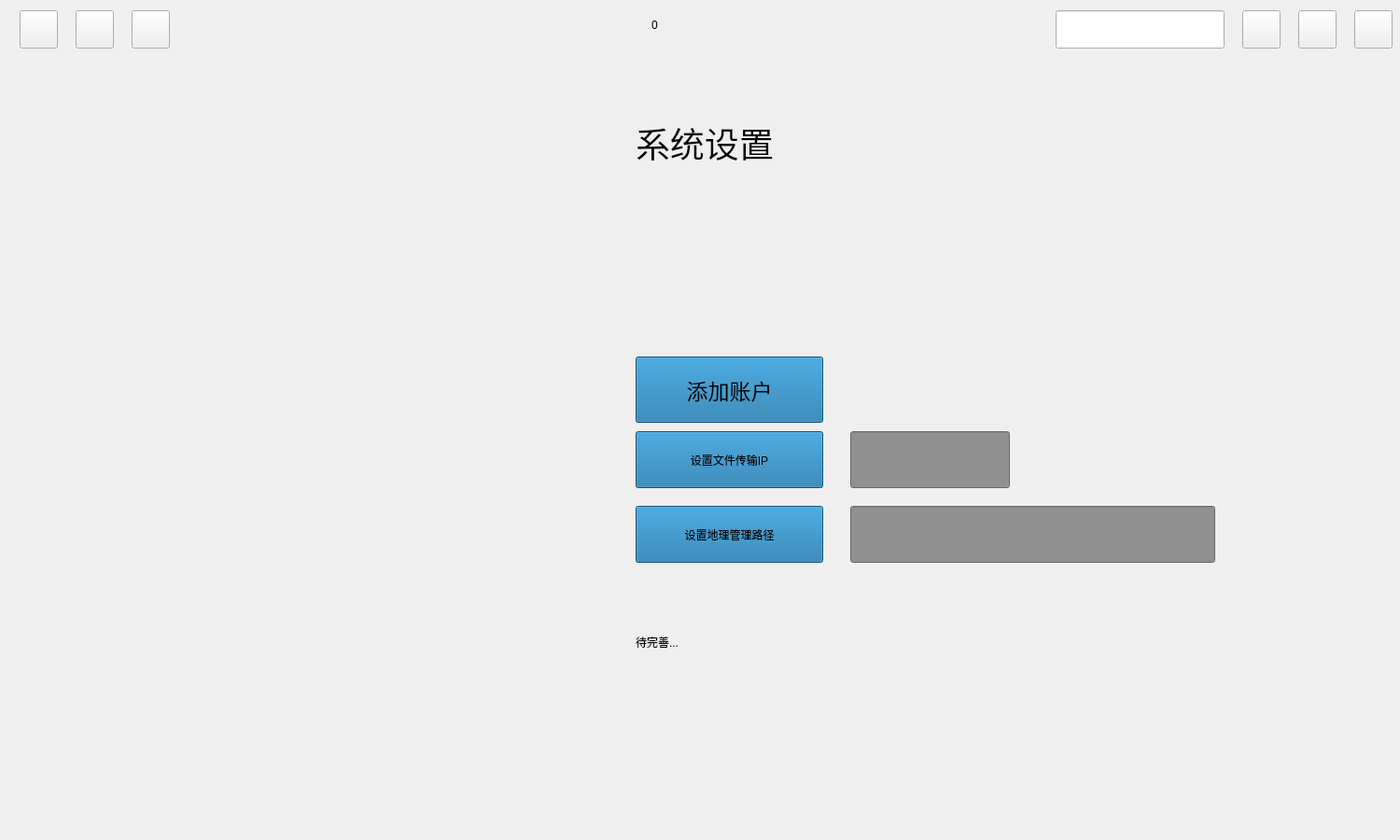
<?xml version="1.0" encoding="UTF-8"?>
<ui version="4.0">
 <class>UIDemo18</class>
 <widget class="QWidget" name="UIDemo18">
  <property name="geometry">
   <rect>
    <x>0</x>
    <y>0</y>
    <width>1500</width>
    <height>900</height>
   </rect>
  </property>
  <property name="sizePolicy">
   <sizepolicy hsizetype="Fixed" vsizetype="Fixed">
    <horstretch>0</horstretch>
    <verstretch>0</verstretch>
   </sizepolicy>
  </property>
  <property name="minimumSize">
   <size>
    <width>1500</width>
    <height>900</height>
   </size>
  </property>
  <property name="maximumSize">
   <size>
    <width>1500</width>
    <height>900</height>
   </size>
  </property>
  <property name="windowTitle">
   <string>Form</string>
  </property>
  <property name="windowIcon">
   <iconset resource="main.qrc">
    <normaloff>:/image/花.png</normaloff>:/image/花.png</iconset>
  </property>
  <layout class="QGridLayout" name="gridLayout_2">
   <item row="0" column="0">
    <widget class="QWidget" name="widgetMain" native="true">
     <property name="sizePolicy">
      <sizepolicy hsizetype="Fixed" vsizetype="Fixed">
       <horstretch>0</horstretch>
       <verstretch>0</verstretch>
      </sizepolicy>
     </property>
     <property name="minimumSize">
      <size>
       <width>1500</width>
       <height>900</height>
      </size>
     </property>
     <property name="maximumSize">
      <size>
       <width>1500</width>
       <height>900</height>
      </size>
     </property>
     <widget class="QWidget" name="widgetTop" native="true">
      <property name="geometry">
       <rect>
        <x>0</x>
        <y>0</y>
        <width>1500</width>
        <height>41</height>
       </rect>
      </property>
      <property name="sizePolicy">
       <sizepolicy hsizetype="Preferred" vsizetype="Fixed">
        <horstretch>0</horstretch>
        <verstretch>0</verstretch>
       </sizepolicy>
      </property>
      <property name="maximumSize">
       <size>
        <width>16777215</width>
        <height>45</height>
       </size>
      </property>
      <widget class="QPushButton" name="btnReturn">
       <property name="geometry">
        <rect>
         <x>10</x>
         <y>0</y>
         <width>41</width>
         <height>41</height>
        </rect>
       </property>
       <property name="sizePolicy">
        <sizepolicy hsizetype="Minimum" vsizetype="Expanding">
         <horstretch>0</horstretch>
         <verstretch>0</verstretch>
        </sizepolicy>
       </property>
       <property name="text">
        <string/>
       </property>
      </widget>
      <widget class="QPushButton" name="rili">
       <property name="geometry">
        <rect>
         <x>70</x>
         <y>0</y>
         <width>41</width>
         <height>41</height>
        </rect>
       </property>
       <property name="sizePolicy">
        <sizepolicy hsizetype="Minimum" vsizetype="Expanding">
         <horstretch>0</horstretch>
         <verstretch>0</verstretch>
        </sizepolicy>
       </property>
       <property name="text">
        <string/>
       </property>
      </widget>
      <widget class="QLabel" name="labTitle">
       <property name="geometry">
        <rect>
         <x>530</x>
         <y>0</y>
         <width>321</width>
         <height>31</height>
        </rect>
       </property>
       <property name="sizePolicy">
        <sizepolicy hsizetype="Expanding" vsizetype="Preferred">
         <horstretch>0</horstretch>
         <verstretch>0</verstretch>
        </sizepolicy>
       </property>
       <property name="text">
        <string>0</string>
       </property>
       <property name="alignment">
        <set>Qt::AlignCenter</set>
       </property>
      </widget>
      <widget class="QPushButton" name="help">
       <property name="geometry">
        <rect>
         <x>1320</x>
         <y>0</y>
         <width>41</width>
         <height>41</height>
        </rect>
       </property>
       <property name="sizePolicy">
        <sizepolicy hsizetype="Minimum" vsizetype="Expanding">
         <horstretch>0</horstretch>
         <verstretch>0</verstretch>
        </sizepolicy>
       </property>
       <property name="text">
        <string/>
       </property>
       <property name="checkable">
        <bool>false</bool>
       </property>
      </widget>
      <widget class="QPushButton" name="btnMsg">
       <property name="geometry">
        <rect>
         <x>1380</x>
         <y>0</y>
         <width>41</width>
         <height>41</height>
        </rect>
       </property>
       <property name="sizePolicy">
        <sizepolicy hsizetype="Minimum" vsizetype="Expanding">
         <horstretch>0</horstretch>
         <verstretch>0</verstretch>
        </sizepolicy>
       </property>
       <property name="text">
        <string/>
       </property>
       <property name="checkable">
        <bool>false</bool>
       </property>
      </widget>
      <widget class="QPushButton" name="btnQuit">
       <property name="geometry">
        <rect>
         <x>1440</x>
         <y>0</y>
         <width>41</width>
         <height>41</height>
        </rect>
       </property>
       <property name="sizePolicy">
        <sizepolicy hsizetype="Minimum" vsizetype="Expanding">
         <horstretch>0</horstretch>
         <verstretch>0</verstretch>
        </sizepolicy>
       </property>
       <property name="text">
        <string/>
       </property>
       <property name="checkable">
        <bool>false</bool>
       </property>
      </widget>
      <widget class="QPushButton" name="whether">
       <property name="geometry">
        <rect>
         <x>130</x>
         <y>0</y>
         <width>41</width>
         <height>41</height>
        </rect>
       </property>
       <property name="sizePolicy">
        <sizepolicy hsizetype="Minimum" vsizetype="Expanding">
         <horstretch>0</horstretch>
         <verstretch>0</verstretch>
        </sizepolicy>
       </property>
       <property name="text">
        <string/>
       </property>
      </widget>
      <widget class="QLineEdit" name="lineEdit">
       <property name="geometry">
        <rect>
         <x>1120</x>
         <y>0</y>
         <width>181</width>
         <height>41</height>
        </rect>
       </property>
      </widget>
     </widget>
     <widget class="QStackedWidget" name="stackedWidget">
      <property name="enabled">
       <bool>true</bool>
      </property>
      <property name="geometry">
       <rect>
        <x>0</x>
        <y>41</y>
        <width>1500</width>
        <height>900</height>
       </rect>
      </property>
      <property name="sizePolicy">
       <sizepolicy hsizetype="Fixed" vsizetype="Fixed">
        <horstretch>0</horstretch>
        <verstretch>0</verstretch>
       </sizepolicy>
      </property>
      <property name="minimumSize">
       <size>
        <width>1500</width>
        <height>900</height>
       </size>
      </property>
      <property name="maximumSize">
       <size>
        <width>1500</width>
        <height>850</height>
       </size>
      </property>
      <property name="currentIndex">
       <number>6</number>
      </property>
      <widget class="QWidget" name="page">
       <widget class="QToolButton" name="btn_Product">
        <property name="geometry">
         <rect>
          <x>20</x>
          <y>20</y>
          <width>440</width>
          <height>400</height>
         </rect>
        </property>
        <property name="sizePolicy">
         <sizepolicy hsizetype="Fixed" vsizetype="Fixed">
          <horstretch>0</horstretch>
          <verstretch>0</verstretch>
         </sizepolicy>
        </property>
        <property name="minimumSize">
         <size>
          <width>440</width>
          <height>400</height>
         </size>
        </property>
        <property name="maximumSize">
         <size>
          <width>440</width>
          <height>400</height>
         </size>
        </property>
        <property name="styleSheet">
         <string notr="true"/>
        </property>
        <property name="text">
         <string/>
        </property>
        <property name="checkable">
         <bool>false</bool>
        </property>
        <property name="checked">
         <bool>false</bool>
        </property>
        <property name="autoRepeat">
         <bool>false</bool>
        </property>
        <property name="autoExclusive">
         <bool>false</bool>
        </property>
        <property name="toolButtonStyle">
         <enum>Qt::ToolButtonTextUnderIcon</enum>
        </property>
       </widget>
       <widget class="QToolButton" name="btn_Map">
        <property name="geometry">
         <rect>
          <x>20</x>
          <y>433</y>
          <width>440</width>
          <height>400</height>
         </rect>
        </property>
        <property name="sizePolicy">
         <sizepolicy hsizetype="Fixed" vsizetype="Fixed">
          <horstretch>0</horstretch>
          <verstretch>0</verstretch>
         </sizepolicy>
        </property>
        <property name="minimumSize">
         <size>
          <width>440</width>
          <height>400</height>
         </size>
        </property>
        <property name="maximumSize">
         <size>
          <width>440</width>
          <height>400</height>
         </size>
        </property>
        <property name="styleSheet">
         <string notr="true"/>
        </property>
        <property name="text">
         <string/>
        </property>
        <property name="toolButtonStyle">
         <enum>Qt::ToolButtonTextUnderIcon</enum>
        </property>
       </widget>
       <widget class="QToolButton" name="btn_Settings">
        <property name="geometry">
         <rect>
          <x>1003</x>
          <y>433</y>
          <width>440</width>
          <height>400</height>
         </rect>
        </property>
        <property name="sizePolicy">
         <sizepolicy hsizetype="Fixed" vsizetype="Fixed">
          <horstretch>0</horstretch>
          <verstretch>0</verstretch>
         </sizepolicy>
        </property>
        <property name="minimumSize">
         <size>
          <width>440</width>
          <height>400</height>
         </size>
        </property>
        <property name="maximumSize">
         <size>
          <width>440</width>
          <height>400</height>
         </size>
        </property>
        <property name="styleSheet">
         <string notr="true"/>
        </property>
        <property name="text">
         <string/>
        </property>
        <property name="toolButtonStyle">
         <enum>Qt::ToolButtonTextUnderIcon</enum>
        </property>
       </widget>
       <widget class="QToolButton" name="btn_Research">
        <property name="geometry">
         <rect>
          <x>1003</x>
          <y>20</y>
          <width>440</width>
          <height>400</height>
         </rect>
        </property>
        <property name="sizePolicy">
         <sizepolicy hsizetype="Fixed" vsizetype="Fixed">
          <horstretch>0</horstretch>
          <verstretch>0</verstretch>
         </sizepolicy>
        </property>
        <property name="minimumSize">
         <size>
          <width>440</width>
          <height>400</height>
         </size>
        </property>
        <property name="maximumSize">
         <size>
          <width>440</width>
          <height>400</height>
         </size>
        </property>
        <property name="styleSheet">
         <string notr="true"/>
        </property>
        <property name="text">
         <string/>
        </property>
        <property name="toolButtonStyle">
         <enum>Qt::ToolButtonTextUnderIcon</enum>
        </property>
       </widget>
       <widget class="QToolButton" name="btn_Info">
        <property name="geometry">
         <rect>
          <x>510</x>
          <y>20</y>
          <width>440</width>
          <height>400</height>
         </rect>
        </property>
        <property name="sizePolicy">
         <sizepolicy hsizetype="Fixed" vsizetype="Fixed">
          <horstretch>0</horstretch>
          <verstretch>0</verstretch>
         </sizepolicy>
        </property>
        <property name="minimumSize">
         <size>
          <width>440</width>
          <height>400</height>
         </size>
        </property>
        <property name="maximumSize">
         <size>
          <width>440</width>
          <height>400</height>
         </size>
        </property>
        <property name="styleSheet">
         <string notr="true"/>
        </property>
        <property name="text">
         <string/>
        </property>
        <property name="checkable">
         <bool>false</bool>
        </property>
        <property name="toolButtonStyle">
         <enum>Qt::ToolButtonTextUnderIcon</enum>
        </property>
       </widget>
       <widget class="QToolButton" name="btn_Analysis">
        <property name="geometry">
         <rect>
          <x>512</x>
          <y>433</y>
          <width>440</width>
          <height>400</height>
         </rect>
        </property>
        <property name="sizePolicy">
         <sizepolicy hsizetype="Fixed" vsizetype="Fixed">
          <horstretch>0</horstretch>
          <verstretch>0</verstretch>
         </sizepolicy>
        </property>
        <property name="minimumSize">
         <size>
          <width>440</width>
          <height>400</height>
         </size>
        </property>
        <property name="maximumSize">
         <size>
          <width>440</width>
          <height>400</height>
         </size>
        </property>
        <property name="styleSheet">
         <string notr="true"/>
        </property>
        <property name="text">
         <string/>
        </property>
        <property name="toolButtonStyle">
         <enum>Qt::ToolButtonTextUnderIcon</enum>
        </property>
       </widget>
      </widget>
      <widget class="QWidget" name="page2">
       <widget class="QLabel" name="label_6">
        <property name="geometry">
         <rect>
          <x>580</x>
          <y>280</y>
          <width>401</width>
          <height>191</height>
         </rect>
        </property>
        <property name="font">
         <font>
          <pointsize>26</pointsize>
         </font>
        </property>
        <property name="text">
         <string/>
        </property>
       </widget>
      </widget>
      <widget class="QWidget" name="page3">
       <widget class="QLabel" name="label_5">
        <property name="geometry">
         <rect>
          <x>600</x>
          <y>-50</y>
          <width>401</width>
          <height>191</height>
         </rect>
        </property>
        <property name="font">
         <font>
          <pointsize>26</pointsize>
         </font>
        </property>
        <property name="text">
         <string>档案记录</string>
        </property>
       </widget>
       <widget class="QPushButton" name="btn_AddFlower">
        <property name="geometry">
         <rect>
          <x>540</x>
          <y>750</y>
          <width>100</width>
          <height>50</height>
         </rect>
        </property>
        <property name="sizePolicy">
         <sizepolicy hsizetype="Fixed" vsizetype="Fixed">
          <horstretch>0</horstretch>
          <verstretch>0</verstretch>
         </sizepolicy>
        </property>
        <property name="minimumSize">
         <size>
          <width>100</width>
          <height>50</height>
         </size>
        </property>
        <property name="maximumSize">
         <size>
          <width>100</width>
          <height>50</height>
         </size>
        </property>
        <property name="styleSheet">
         <string notr="true">background-color: rgb(225, 225, 225);border:1px groove gray;border-radius:4px;font: 20 14pt &quot;楷体&quot;;padding:1px 4px;border-style: outset;color: rgb(0, 0, 0);}
QPushButton:pressed{background-color:#ff855c;border-style: inset;</string>
        </property>
        <property name="text">
         <string>添加</string>
        </property>
       </widget>
       <widget class="QLabel" name="label_19">
        <property name="geometry">
         <rect>
          <x>270</x>
          <y>650</y>
          <width>101</width>
          <height>31</height>
         </rect>
        </property>
        <property name="font">
         <font>
          <pointsize>20</pointsize>
         </font>
        </property>
        <property name="text">
         <string>位置4：</string>
        </property>
       </widget>
       <widget class="QLabel" name="label_20">
        <property name="geometry">
         <rect>
          <x>740</x>
          <y>650</y>
          <width>100</width>
          <height>31</height>
         </rect>
        </property>
        <property name="font">
         <font>
          <pointsize>20</pointsize>
         </font>
        </property>
        <property name="text">
         <string>备注：</string>
        </property>
       </widget>
       <widget class="QLabel" name="label_11">
        <property name="geometry">
         <rect>
          <x>740</x>
          <y>394</y>
          <width>151</width>
          <height>31</height>
         </rect>
        </property>
        <property name="font">
         <font>
          <pointsize>20</pointsize>
         </font>
        </property>
        <property name="text">
         <string>联系电话：</string>
        </property>
       </widget>
       <widget class="QLineEdit" name="lineEdit_ContactPerson">
        <property name="geometry">
         <rect>
          <x>910</x>
          <y>300</y>
          <width>160</width>
          <height>40</height>
         </rect>
        </property>
        <property name="sizePolicy">
         <sizepolicy hsizetype="Fixed" vsizetype="Fixed">
          <horstretch>0</horstretch>
          <verstretch>0</verstretch>
         </sizepolicy>
        </property>
        <property name="minimumSize">
         <size>
          <width>160</width>
          <height>40</height>
         </size>
        </property>
        <property name="maximumSize">
         <size>
          <width>160</width>
          <height>40</height>
         </size>
        </property>
        <property name="styleSheet">
         <string notr="true">color: #000000;</string>
        </property>
       </widget>
       <widget class="QLineEdit" name="lineEdit_Farming">
        <property name="geometry">
         <rect>
          <x>410</x>
          <y>210</y>
          <width>160</width>
          <height>40</height>
         </rect>
        </property>
        <property name="sizePolicy">
         <sizepolicy hsizetype="Fixed" vsizetype="Fixed">
          <horstretch>0</horstretch>
          <verstretch>0</verstretch>
         </sizepolicy>
        </property>
        <property name="minimumSize">
         <size>
          <width>160</width>
          <height>40</height>
         </size>
        </property>
        <property name="maximumSize">
         <size>
          <width>150</width>
          <height>25</height>
         </size>
        </property>
        <property name="styleSheet">
         <string notr="true">color: #000000;</string>
        </property>
       </widget>
       <widget class="QLineEdit" name="lineEdit_Cost">
        <property name="geometry">
         <rect>
          <x>910</x>
          <y>560</y>
          <width>160</width>
          <height>40</height>
         </rect>
        </property>
        <property name="sizePolicy">
         <sizepolicy hsizetype="Fixed" vsizetype="Fixed">
          <horstretch>0</horstretch>
          <verstretch>0</verstretch>
         </sizepolicy>
        </property>
        <property name="minimumSize">
         <size>
          <width>160</width>
          <height>40</height>
         </size>
        </property>
        <property name="maximumSize">
         <size>
          <width>160</width>
          <height>40</height>
         </size>
        </property>
        <property name="styleSheet">
         <string notr="true">color: #000000;</string>
        </property>
       </widget>
       <widget class="QLineEdit" name="lineEdit_Remark">
        <property name="geometry">
         <rect>
          <x>910</x>
          <y>646</y>
          <width>160</width>
          <height>40</height>
         </rect>
        </property>
        <property name="sizePolicy">
         <sizepolicy hsizetype="Fixed" vsizetype="Fixed">
          <horstretch>0</horstretch>
          <verstretch>0</verstretch>
         </sizepolicy>
        </property>
        <property name="minimumSize">
         <size>
          <width>160</width>
          <height>40</height>
         </size>
        </property>
        <property name="maximumSize">
         <size>
          <width>160</width>
          <height>40</height>
         </size>
        </property>
        <property name="styleSheet">
         <string notr="true">color: #000000;</string>
        </property>
       </widget>
       <widget class="QLabel" name="label_13">
        <property name="geometry">
         <rect>
          <x>740</x>
          <y>564</y>
          <width>151</width>
          <height>31</height>
         </rect>
        </property>
        <property name="font">
         <font>
          <pointsize>20</pointsize>
         </font>
        </property>
        <property name="text">
         <string>单株成本：</string>
        </property>
       </widget>
       <widget class="QLineEdit" name="lineEdit_Location2">
        <property name="geometry">
         <rect>
          <x>410</x>
          <y>480</y>
          <width>160</width>
          <height>40</height>
         </rect>
        </property>
        <property name="sizePolicy">
         <sizepolicy hsizetype="Fixed" vsizetype="Fixed">
          <horstretch>0</horstretch>
          <verstretch>0</verstretch>
         </sizepolicy>
        </property>
        <property name="minimumSize">
         <size>
          <width>160</width>
          <height>40</height>
         </size>
        </property>
        <property name="maximumSize">
         <size>
          <width>150</width>
          <height>25</height>
         </size>
        </property>
        <property name="styleSheet">
         <string notr="true">color: #000000;</string>
        </property>
       </widget>
       <widget class="QLineEdit" name="lineEdit_Nongzi">
        <property name="geometry">
         <rect>
          <x>410</x>
          <y>300</y>
          <width>160</width>
          <height>40</height>
         </rect>
        </property>
        <property name="sizePolicy">
         <sizepolicy hsizetype="Fixed" vsizetype="Fixed">
          <horstretch>0</horstretch>
          <verstretch>0</verstretch>
         </sizepolicy>
        </property>
        <property name="minimumSize">
         <size>
          <width>160</width>
          <height>40</height>
         </size>
        </property>
        <property name="maximumSize">
         <size>
          <width>160</width>
          <height>40</height>
         </size>
        </property>
        <property name="styleSheet">
         <string notr="true">color: #000000;</string>
        </property>
       </widget>
       <widget class="QLabel" name="label_16">
        <property name="geometry">
         <rect>
          <x>270</x>
          <y>304</y>
          <width>100</width>
          <height>31</height>
         </rect>
        </property>
        <property name="font">
         <font>
          <pointsize>20</pointsize>
         </font>
        </property>
        <property name="text">
         <string>农资：</string>
        </property>
       </widget>
       <widget class="QLineEdit" name="lineEdit_Quantity">
        <property name="geometry">
         <rect>
          <x>910</x>
          <y>480</y>
          <width>160</width>
          <height>40</height>
         </rect>
        </property>
        <property name="sizePolicy">
         <sizepolicy hsizetype="Fixed" vsizetype="Fixed">
          <horstretch>0</horstretch>
          <verstretch>0</verstretch>
         </sizepolicy>
        </property>
        <property name="minimumSize">
         <size>
          <width>160</width>
          <height>40</height>
         </size>
        </property>
        <property name="maximumSize">
         <size>
          <width>150</width>
          <height>25</height>
         </size>
        </property>
        <property name="styleSheet">
         <string notr="true">color: #000000;</string>
        </property>
       </widget>
       <widget class="QLabel" name="label_18">
        <property name="geometry">
         <rect>
          <x>270</x>
          <y>214</y>
          <width>100</width>
          <height>31</height>
         </rect>
        </property>
        <property name="font">
         <font>
          <pointsize>20</pointsize>
         </font>
        </property>
        <property name="text">
         <string>农事：</string>
        </property>
       </widget>
       <widget class="QLabel" name="label_10">
        <property name="geometry">
         <rect>
          <x>740</x>
          <y>304</y>
          <width>121</width>
          <height>31</height>
         </rect>
        </property>
        <property name="font">
         <font>
          <pointsize>20</pointsize>
         </font>
        </property>
        <property name="text">
         <string>联系人：</string>
        </property>
       </widget>
       <widget class="QLineEdit" name="lineEdit_Company">
        <property name="geometry">
         <rect>
          <x>910</x>
          <y>210</y>
          <width>160</width>
          <height>40</height>
         </rect>
        </property>
        <property name="sizePolicy">
         <sizepolicy hsizetype="Fixed" vsizetype="Fixed">
          <horstretch>0</horstretch>
          <verstretch>0</verstretch>
         </sizepolicy>
        </property>
        <property name="minimumSize">
         <size>
          <width>160</width>
          <height>40</height>
         </size>
        </property>
        <property name="maximumSize">
         <size>
          <width>150</width>
          <height>25</height>
         </size>
        </property>
        <property name="styleSheet">
         <string notr="true">color: #000000;</string>
        </property>
       </widget>
       <widget class="QDateEdit" name="dateEdit">
        <property name="geometry">
         <rect>
          <x>910</x>
          <y>120</y>
          <width>160</width>
          <height>40</height>
         </rect>
        </property>
        <property name="sizePolicy">
         <sizepolicy hsizetype="Fixed" vsizetype="Fixed">
          <horstretch>0</horstretch>
          <verstretch>0</verstretch>
         </sizepolicy>
        </property>
        <property name="minimumSize">
         <size>
          <width>160</width>
          <height>40</height>
         </size>
        </property>
        <property name="maximumSize">
         <size>
          <width>160</width>
          <height>40</height>
         </size>
        </property>
        <property name="styleSheet">
         <string notr="true">color: #000000;
</string>
        </property>
        <property name="date">
         <date>
          <year>2021</year>
          <month>4</month>
          <day>26</day>
         </date>
        </property>
       </widget>
       <widget class="QLineEdit" name="lineEdit_ContactNum">
        <property name="geometry">
         <rect>
          <x>910</x>
          <y>390</y>
          <width>160</width>
          <height>40</height>
         </rect>
        </property>
        <property name="sizePolicy">
         <sizepolicy hsizetype="Fixed" vsizetype="Fixed">
          <horstretch>0</horstretch>
          <verstretch>0</verstretch>
         </sizepolicy>
        </property>
        <property name="minimumSize">
         <size>
          <width>160</width>
          <height>40</height>
         </size>
        </property>
        <property name="maximumSize">
         <size>
          <width>150</width>
          <height>40</height>
         </size>
        </property>
        <property name="styleSheet">
         <string notr="true">color: #000000;</string>
        </property>
       </widget>
       <widget class="QLabel" name="label_9">
        <property name="geometry">
         <rect>
          <x>740</x>
          <y>214</y>
          <width>151</width>
          <height>31</height>
         </rect>
        </property>
        <property name="font">
         <font>
          <pointsize>20</pointsize>
         </font>
        </property>
        <property name="text">
         <string>种植单位：</string>
        </property>
       </widget>
       <widget class="QLineEdit" name="lineEdit_Location1">
        <property name="geometry">
         <rect>
          <x>410</x>
          <y>390</y>
          <width>160</width>
          <height>40</height>
         </rect>
        </property>
        <property name="sizePolicy">
         <sizepolicy hsizetype="Fixed" vsizetype="Fixed">
          <horstretch>0</horstretch>
          <verstretch>0</verstretch>
         </sizepolicy>
        </property>
        <property name="minimumSize">
         <size>
          <width>160</width>
          <height>40</height>
         </size>
        </property>
        <property name="maximumSize">
         <size>
          <width>160</width>
          <height>40</height>
         </size>
        </property>
        <property name="styleSheet">
         <string notr="true">color: #000000;</string>
        </property>
       </widget>
       <widget class="QLabel" name="label_17">
        <property name="geometry">
         <rect>
          <x>270</x>
          <y>564</y>
          <width>100</width>
          <height>31</height>
         </rect>
        </property>
        <property name="font">
         <font>
          <pointsize>20</pointsize>
         </font>
        </property>
        <property name="text">
         <string>位置3：</string>
        </property>
       </widget>
       <widget class="QComboBox" name="comboBox">
        <property name="geometry">
         <rect>
          <x>410</x>
          <y>120</y>
          <width>160</width>
          <height>40</height>
         </rect>
        </property>
        <property name="sizePolicy">
         <sizepolicy hsizetype="Fixed" vsizetype="Fixed">
          <horstretch>0</horstretch>
          <verstretch>0</verstretch>
         </sizepolicy>
        </property>
        <property name="minimumSize">
         <size>
          <width>160</width>
          <height>40</height>
         </size>
        </property>
        <property name="maximumSize">
         <size>
          <width>160</width>
          <height>40</height>
         </size>
        </property>
        <property name="styleSheet">
         <string notr="true">color: #000000;</string>
        </property>
       </widget>
       <widget class="QLabel" name="label_15">
        <property name="geometry">
         <rect>
          <x>270</x>
          <y>394</y>
          <width>101</width>
          <height>31</height>
         </rect>
        </property>
        <property name="font">
         <font>
          <pointsize>20</pointsize>
         </font>
        </property>
        <property name="text">
         <string>位置1：</string>
        </property>
       </widget>
       <widget class="QLabel" name="label_14">
        <property name="geometry">
         <rect>
          <x>270</x>
          <y>484</y>
          <width>100</width>
          <height>31</height>
         </rect>
        </property>
        <property name="font">
         <font>
          <pointsize>20</pointsize>
         </font>
        </property>
        <property name="text">
         <string>位置2：</string>
        </property>
       </widget>
       <widget class="QLineEdit" name="lineEdit_Location4">
        <property name="geometry">
         <rect>
          <x>410</x>
          <y>646</y>
          <width>160</width>
          <height>40</height>
         </rect>
        </property>
        <property name="sizePolicy">
         <sizepolicy hsizetype="Fixed" vsizetype="Fixed">
          <horstretch>0</horstretch>
          <verstretch>0</verstretch>
         </sizepolicy>
        </property>
        <property name="minimumSize">
         <size>
          <width>160</width>
          <height>40</height>
         </size>
        </property>
        <property name="maximumSize">
         <size>
          <width>160</width>
          <height>40</height>
         </size>
        </property>
        <property name="styleSheet">
         <string notr="true">color: #000000;</string>
        </property>
       </widget>
       <widget class="QLabel" name="label_8">
        <property name="geometry">
         <rect>
          <x>740</x>
          <y>124</y>
          <width>151</width>
          <height>31</height>
         </rect>
        </property>
        <property name="font">
         <font>
          <pointsize>20</pointsize>
         </font>
        </property>
        <property name="text">
         <string>种植日期：</string>
        </property>
       </widget>
       <widget class="QLabel" name="label_12">
        <property name="geometry">
         <rect>
          <x>740</x>
          <y>484</y>
          <width>100</width>
          <height>31</height>
         </rect>
        </property>
        <property name="font">
         <font>
          <pointsize>20</pointsize>
         </font>
        </property>
        <property name="text">
         <string>数量：</string>
        </property>
       </widget>
       <widget class="QLabel" name="label_7">
        <property name="geometry">
         <rect>
          <x>270</x>
          <y>124</y>
          <width>100</width>
          <height>31</height>
         </rect>
        </property>
        <property name="font">
         <font>
          <pointsize>20</pointsize>
         </font>
        </property>
        <property name="text">
         <string>花种：</string>
        </property>
       </widget>
       <widget class="QLineEdit" name="lineEdit_Location3">
        <property name="geometry">
         <rect>
          <x>410</x>
          <y>560</y>
          <width>160</width>
          <height>40</height>
         </rect>
        </property>
        <property name="sizePolicy">
         <sizepolicy hsizetype="Fixed" vsizetype="Fixed">
          <horstretch>0</horstretch>
          <verstretch>0</verstretch>
         </sizepolicy>
        </property>
        <property name="minimumSize">
         <size>
          <width>160</width>
          <height>40</height>
         </size>
        </property>
        <property name="maximumSize">
         <size>
          <width>160</width>
          <height>40</height>
         </size>
        </property>
        <property name="styleSheet">
         <string notr="true">color: #000000;</string>
        </property>
       </widget>
       <widget class="QPushButton" name="btn_cleartext">
        <property name="geometry">
         <rect>
          <x>760</x>
          <y>750</y>
          <width>100</width>
          <height>50</height>
         </rect>
        </property>
        <property name="sizePolicy">
         <sizepolicy hsizetype="Fixed" vsizetype="Fixed">
          <horstretch>0</horstretch>
          <verstretch>0</verstretch>
         </sizepolicy>
        </property>
        <property name="minimumSize">
         <size>
          <width>100</width>
          <height>50</height>
         </size>
        </property>
        <property name="maximumSize">
         <size>
          <width>100</width>
          <height>50</height>
         </size>
        </property>
        <property name="styleSheet">
         <string notr="true">background-color: rgb(225, 225, 225);border:1px groove gray;border-radius:4px;font: 20 14pt &quot;楷体&quot;;padding:1px 4px;border-style: outset;color: rgb(0, 0, 0);}
QPushButton:pressed{background-color:#ff855c;border-style: inset;</string>
        </property>
        <property name="text">
         <string>清空</string>
        </property>
       </widget>
      </widget>
      <widget class="QWidget" name="page4">
       <widget class="QLabel" name="label_4">
        <property name="geometry">
         <rect>
          <x>600</x>
          <y>260</y>
          <width>401</width>
          <height>191</height>
         </rect>
        </property>
        <property name="font">
         <font>
          <pointsize>26</pointsize>
         </font>
        </property>
        <property name="text">
         <string/>
        </property>
       </widget>
      </widget>
      <widget class="QWidget" name="page5">
       <widget class="QLabel" name="label_3">
        <property name="geometry">
         <rect>
          <x>570</x>
          <y>260</y>
          <width>401</width>
          <height>191</height>
         </rect>
        </property>
        <property name="font">
         <font>
          <pointsize>26</pointsize>
         </font>
        </property>
        <property name="text">
         <string/>
        </property>
       </widget>
      </widget>
      <widget class="QWidget" name="page6">
       <widget class="QLabel" name="label_2">
        <property name="geometry">
         <rect>
          <x>560</x>
          <y>280</y>
          <width>401</width>
          <height>191</height>
         </rect>
        </property>
        <property name="font">
         <font>
          <pointsize>26</pointsize>
         </font>
        </property>
        <property name="text">
         <string/>
        </property>
       </widget>
      </widget>
      <widget class="QWidget" name="page7">
       <widget class="QLabel" name="label">
        <property name="geometry">
         <rect>
          <x>670</x>
          <y>20</y>
          <width>351</width>
          <height>161</height>
         </rect>
        </property>
        <property name="font">
         <font>
          <pointsize>28</pointsize>
         </font>
        </property>
        <property name="text">
         <string>系统设置</string>
        </property>
       </widget>
       <widget class="QPushButton" name="btn_AddAcount">
        <property name="geometry">
         <rect>
          <x>670</x>
          <y>330</y>
          <width>201</width>
          <height>71</height>
         </rect>
        </property>
        <property name="font">
         <font>
          <pointsize>17</pointsize>
         </font>
        </property>
        <property name="styleSheet">
         <string notr="true">background:rgb(21, 112, 165)
</string>
        </property>
        <property name="text">
         <string>添加账户</string>
        </property>
       </widget>
       <widget class="QLabel" name="label_21">
        <property name="geometry">
         <rect>
          <x>670</x>
          <y>580</y>
          <width>211</width>
          <height>111</height>
         </rect>
        </property>
        <property name="styleSheet">
         <string notr="true">font: 20pt &quot;Agency FB&quot;;
color: rgb(0, 0, 0);</string>
        </property>
        <property name="text">
         <string>待完善...</string>
        </property>
       </widget>
       <widget class="QLineEdit" name="lineEdit_ip">
        <property name="geometry">
         <rect>
          <x>900</x>
          <y>410</y>
          <width>171</width>
          <height>61</height>
         </rect>
        </property>
        <property name="styleSheet">
         <string notr="true">background-color: rgb(144, 144, 144);</string>
        </property>
       </widget>
       <widget class="QPushButton" name="pushButton">
        <property name="geometry">
         <rect>
          <x>670</x>
          <y>410</y>
          <width>201</width>
          <height>61</height>
         </rect>
        </property>
        <property name="styleSheet">
         <string notr="true">background:rgb(21, 112, 165);
font: 15pt &quot;Agency FB&quot;;</string>
        </property>
        <property name="text">
         <string>设置文件传输IP</string>
        </property>
       </widget>
       <widget class="QPushButton" name="pushButton_map">
        <property name="geometry">
         <rect>
          <x>670</x>
          <y>490</y>
          <width>201</width>
          <height>61</height>
         </rect>
        </property>
        <property name="styleSheet">
         <string notr="true">background:rgb(21, 112, 165);
font: 15pt &quot;Agency FB&quot;;</string>
        </property>
        <property name="text">
         <string>设置地理管理路径</string>
        </property>
       </widget>
       <widget class="QLineEdit" name="lineEdit_mapurl">
        <property name="geometry">
         <rect>
          <x>900</x>
          <y>490</y>
          <width>391</width>
          <height>61</height>
         </rect>
        </property>
        <property name="styleSheet">
         <string notr="true">background-color: rgb(144, 144, 144);</string>
        </property>
       </widget>
      </widget>
     </widget>
    </widget>
   </item>
  </layout>
 </widget>
 <resources>
  <include location="main.qrc"/>
 </resources>
 <connections/>
</ui>
